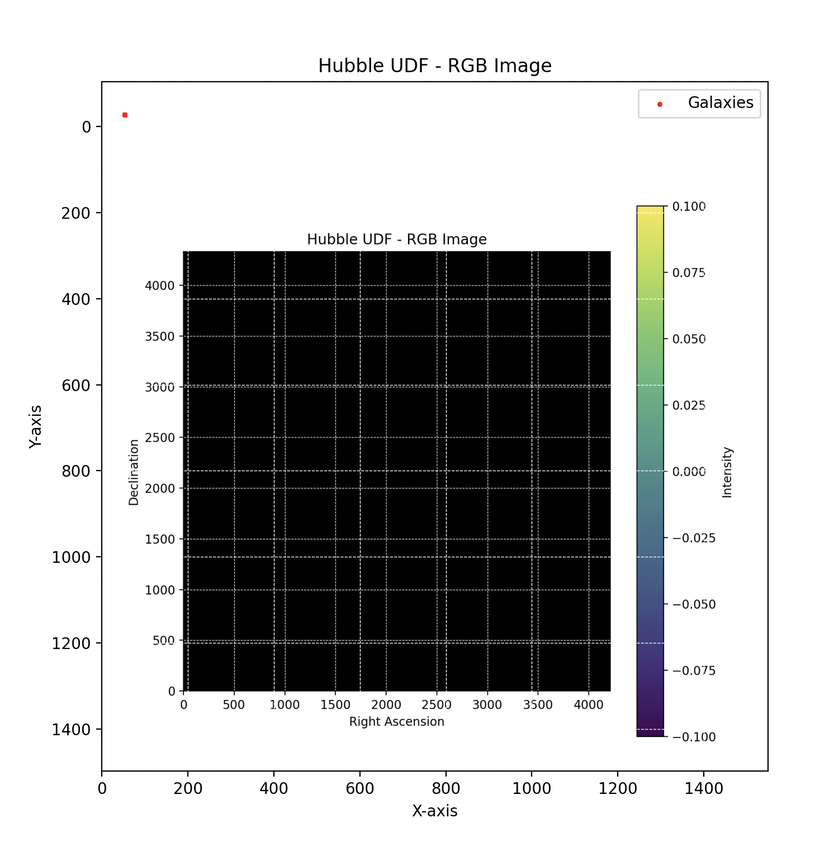
#> input picture Hubble_UDF_RGB.png, 834 x 846 px, shrunk from 1492 x 1512 before the run
$ python proj2_4.py
#> lines starting #> are read from the running program, lines starting #| are printed output that depends on the picture
#"""
#Multi-panel Image Plot

#This code segment demonstrates the creation of a multi-panel plot using Matplotlib. It loads a main image
#('Hubble_UDF_RGB.png') using 'mpimg.imread', then generates subregion placeholders with random data to showcase
#inset views within a 2x2 subplot grid.

#Dependencies:
#- matplotlib
#- numpy

#Note: Replace 'Hubble_UDF_RGB.png' with the path to your main image file.

#"""
import matplotlib.pyplot as plt
import matplotlib.image as mpimg
import numpy as np

# Load the main image using imread
image = mpimg.imread('Hubble_UDF_RGB.png')  # Replace 'Hubble_UDF_RGB.png' with your image file
#> image is the input picture: shape (846, 834, 4) float32; mean R, G, B, A 0.713, 0.715, 0.714, 1

# Placeholder data for subregions (replace with your actual data)
subregion_shape = (100, 100, 3)  # Define the shape of subregion images
subregion1 = np.random.rand(*subregion_shape)  # Random data for subregion 1
subregion2 = np.random.rand(*subregion_shape)  # Random data for subregion 2
subregion3 = np.random.rand(*subregion_shape)  # Random data for subregion 3
subregion4 = np.random.rand(*subregion_shape)  # Random data for subregion 4

# Create a main figure and subplot grid
fig, ax = plt.subplots(nrows=2, ncols=2, figsize=(10, 8))

# Plot the main image in the central subplot
ax[0, 0].imshow(image)
ax[0, 0].set_title('Hubble_UDF_RGB')

# Plot insets in other subplots
ax[0, 1].imshow(subregion1)
ax[0, 1].set_title('Inset 1')

ax[1, 0].imshow(subregion2)
ax[1, 0].set_title('Inset 2')

ax[1, 1].imshow(subregion3)
ax[1, 1].set_title('Inset 3')

# Adjust layout to prevent overlap
plt.tight_layout()

# Add annotations for clarity
ax[0, 0].annotate('(a)', xy=(0.1, 0.9), xycoords='axes fraction', fontsize=12)
ax[0, 1].annotate('(b)', xy=(0.1, 0.9), xycoords='axes fraction', fontsize=12)
ax[1, 0].annotate('(c)', xy=(0.1, 0.9), xycoords='axes fraction', fontsize=12)
ax[1, 1].annotate('(d)', xy=(0.1, 0.9), xycoords='axes fraction', fontsize=12)

# Show the plot
plt.show()
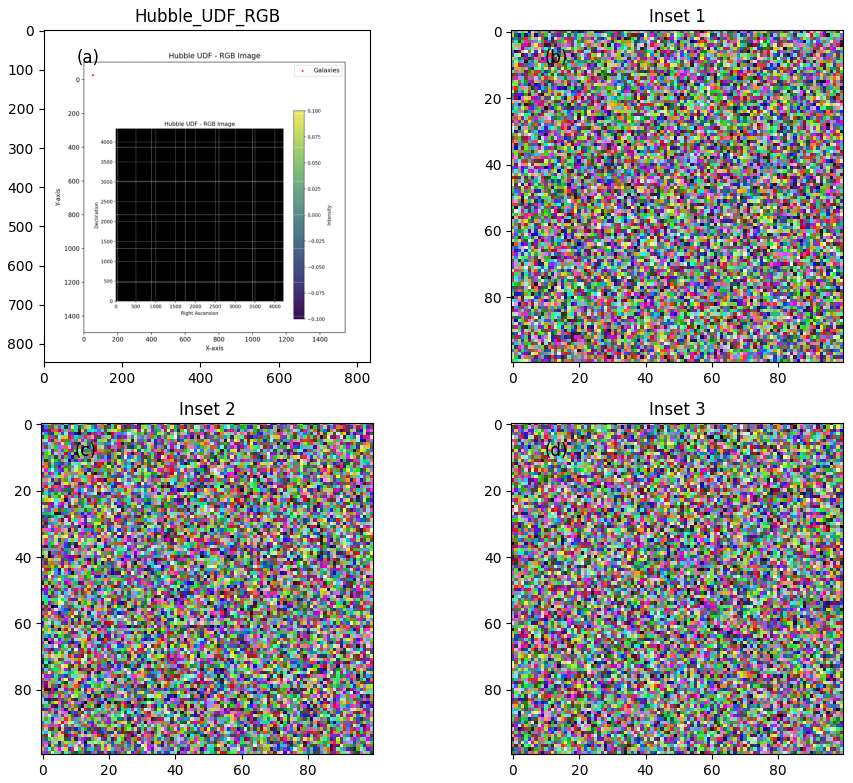
#> figure drawn by matplotlib, 4 panels

$ run again, with multi_panel.png copied over Hubble_UDF_RGB.png
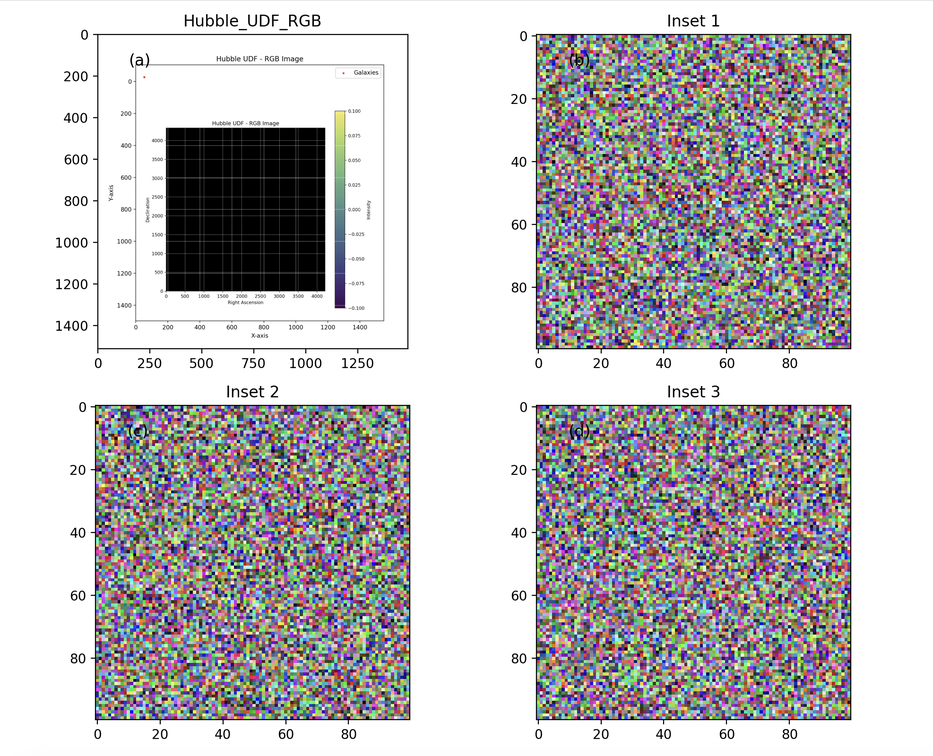
#> input picture multi_panel.png, 933 x 756 px, shrunk from 1974 x 1600 before the run
#> image is the input picture: shape (756, 933, 4) float32; mean R, G, B, A 0.751, 0.743, 0.748, 1
#> `plt.show()`:
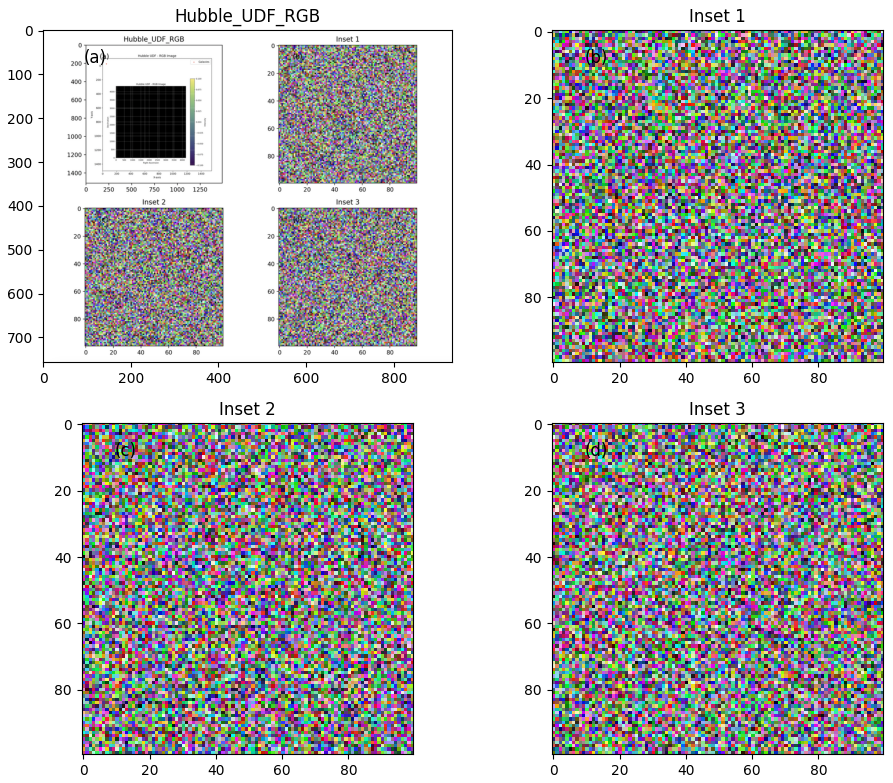
#> figure drawn by matplotlib, 4 panels
